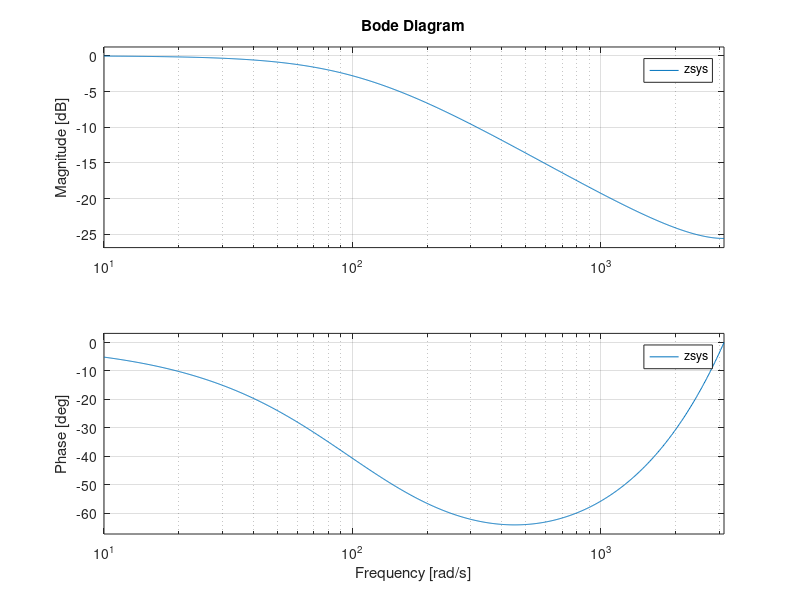
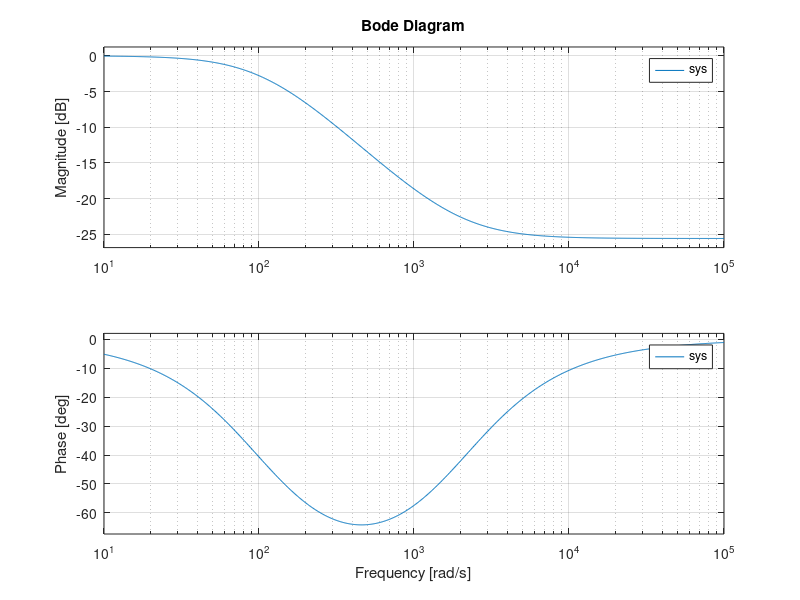
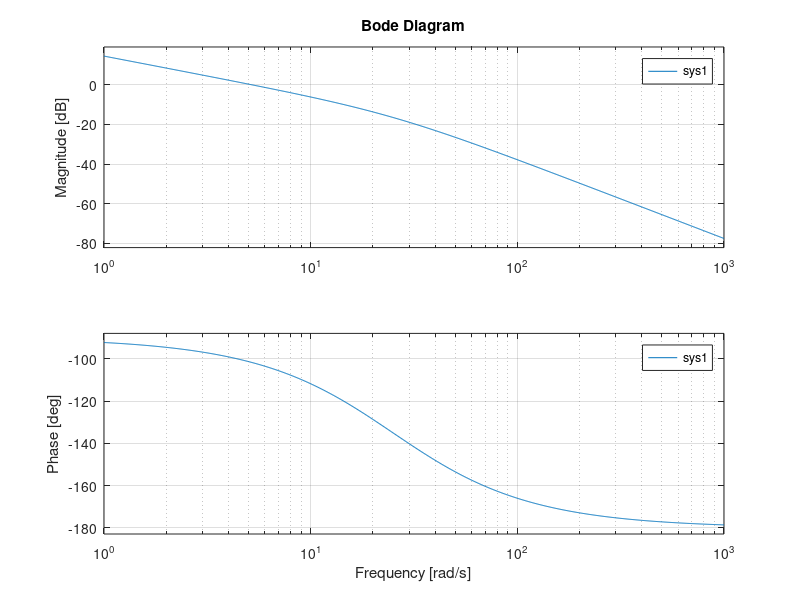

The MATLAB script that drew these images, in order:
clear;
clc;
% y(n) = ax(n) + by(n-1)
a= 0.1;
b = 1-a;
Ts = 0.001;
num = [a 0];
den = [1 -b];
zsys = tf(num,den,Ts);
figure(1);
bode(zsys);

%        'zoh'       Zero-order hold on the inputs 零阶保持器法，又称阶跃响应不变法
%        'foh'       Linear interpolation of inputs 一阶保持器法
%        'impulse'   Impulse-invariant discretization 脉冲响应不变法
%        'tustin'    Bilinear (Tustin) approximation. 双线性变换法
%        'matched'   Matched pole-zero method (for SISO systems only). 

sys = d2c(zsys,'tustin');
figure(2);
bode(sys);

zsys2 = c2d(sys,Ts,'tustin');
figure(3);
bode(zsys2);

num = [133];
den = [1 25 0];
sys1 = tf(num,den);%传递函数
[A,B,C,D] = tf2ss(num,den);%状态空间模型
bode(sys1)%伯德图
